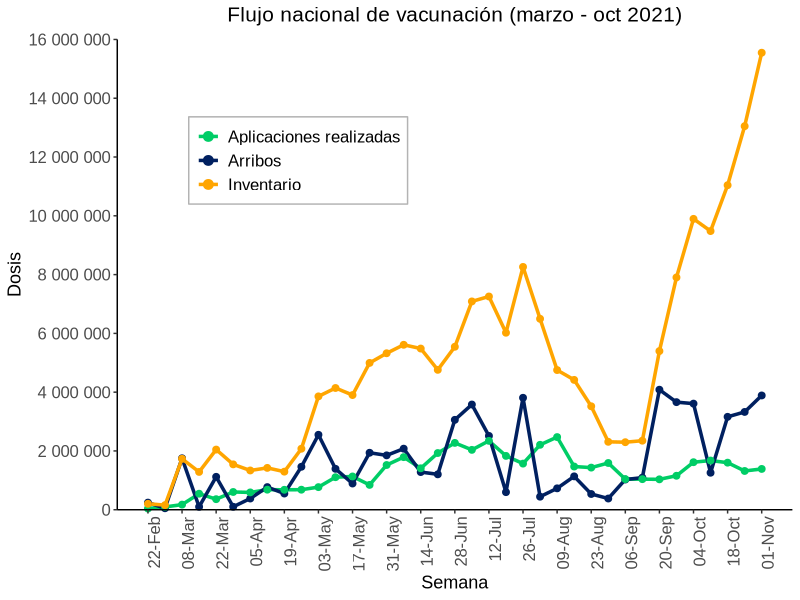

The R source for this figure: (Note: this script raises an error after producing the figure.)
library(ggplot2)
library(dplyr)
library(tidyr)
library(scales)
library(lubridate)
library(readxl)

rm(list=ls())

#Datos
df_flujo_vacunacion <- read_excel("data/data_cap_029/datosfi3_flujovacunacion.xlsx")
df_flujo_vacunacion$Fecha <- as.Date(df_flujo_vacunacion$Fecha)

# Convertir a formato largo
df_long <- df_flujo_vacunacion |>
  pivot_longer(
    cols = c("Arribos", "Aplicaciones realizadas", "Inventario"),
    names_to = "Variable",
    values_to = "Dosis"
  )

#Gráfica
flujovac <- ggplot(df_long, aes(x = Fecha, y = Dosis, color = Variable)) +
  geom_line(size = 1.2) +
  geom_point(size = 2) + 
  scale_color_manual(
    values = c(
      "Arribos" = "#002060",
      "Aplicaciones realizadas" = "#00CD66",
      "Inventario" = "#FFA500"
    ),
    guide = guide_legend(override.aes = list(size = 3))) +  
  scale_y_continuous(
    labels = label_comma(big.mark = ".", decimal.mark = ","),
    expand = expansion(mult = c(0, 0.05))  
  ) +
  scale_x_date(
    breaks = seq(min(df_long$Fecha),max(df_long$Fecha),by="2 week"),  
    date_labels = "%d-%b") +
  scale_y_continuous(
    breaks = seq(0,16000000, by=2000000),
    limits =  c(0,16000000),
    labels = label_number(),
    expand = c(0,0)
  )+
  labs(
    title = "Flujo nacional de vacunación (marzo - oct 2021)",
    x = "Semana",
    y = "Dosis",
    color = NULL
  ) +
  theme_classic(base_family = "Arial") +
  theme(
  axis.text.x = element_text(angle = 90, hjust = 1, size = 12),
  axis.text.y = element_text(size = 12),
  axis.title.x = element_text(size = 13),
  axis.title.y = element_text(size = 13),
  legend.text =  element_text(size = 12),
  plot.title = element_text(hjust = 0.5, face = "plain", size = 15, margin = margin(b = 10)),
  legend.position = c(0.43, 0.65),
  legend.justification = c(1, 0),
  legend.background = element_rect(color = "gray70", fill = "white", size = 0.5),
  legend.box = "vertical",
  legend.spacing.y = unit(2, "mm"), 
  legend.key = element_rect(fill = "white")) +
  coord_cartesian(clip = "off")


flujovac

#Guardar gráfica
ggsave("outputs/grafic_cap_029/f3_flujovac.jpg",
       flujovac,
       width = 7, 
       height = 5, 
       dpi = 300)
